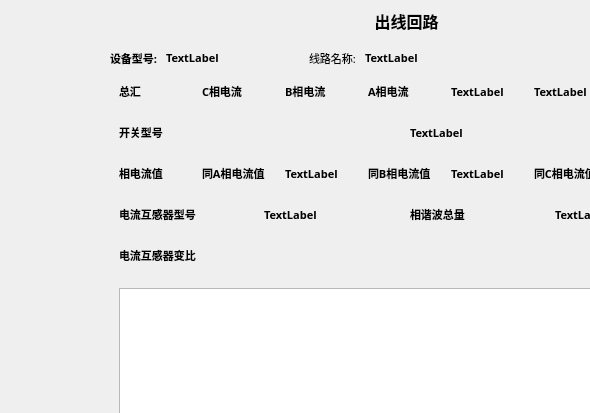
<?xml version="1.0" encoding="UTF-8"?>
<ui version="4.0">
 <class>BusBarPage</class>
 <widget class="QWidget" name="BusBarPage">
  <property name="geometry">
   <rect>
    <x>0</x>
    <y>0</y>
    <width>590</width>
    <height>413</height>
   </rect>
  </property>
  <property name="minimumSize">
   <size>
    <width>0</width>
    <height>0</height>
   </size>
  </property>
  <property name="maximumSize">
   <size>
    <width>16777215</width>
    <height>16777215</height>
   </size>
  </property>
  <property name="font">
   <font>
    <family>Agency FB</family>
    <pointsize>16</pointsize>
    <weight>75</weight>
    <bold>true</bold>
   </font>
  </property>
  <property name="windowTitle">
   <string>Form</string>
  </property>
  <widget class="QWidget" name="layoutWidget">
   <property name="geometry">
    <rect>
     <x>110</x>
     <y>0</y>
     <width>593</width>
     <height>484</height>
    </rect>
   </property>
   <layout class="QVBoxLayout" name="verticalLayout_2">
    <item>
     <widget class="QWidget" name="widget" native="true">
      <layout class="QVBoxLayout" name="verticalLayout">
       <item>
        <widget class="QLabel" name="titleLabel">
         <property name="font">
          <font>
           <pointsize>12</pointsize>
          </font>
         </property>
         <property name="text">
          <string>出线回路</string>
         </property>
         <property name="alignment">
          <set>Qt::AlignCenter</set>
         </property>
        </widget>
       </item>
      </layout>
     </widget>
    </item>
    <item>
     <widget class="QWidget" name="firstwidget" native="true">
      <property name="minimumSize">
       <size>
        <width>0</width>
        <height>20</height>
       </size>
      </property>
      <layout class="QHBoxLayout" name="horizontalLayout">
       <property name="leftMargin">
        <number>0</number>
       </property>
       <property name="topMargin">
        <number>0</number>
       </property>
       <property name="rightMargin">
        <number>0</number>
       </property>
       <property name="bottomMargin">
        <number>0</number>
       </property>
       <item>
        <widget class="QLabel" name="devicelabel">
         <property name="minimumSize">
          <size>
           <width>50</width>
           <height>0</height>
          </size>
         </property>
         <property name="maximumSize">
          <size>
           <width>50</width>
           <height>16777215</height>
          </size>
         </property>
         <property name="font">
          <font>
           <pointsize>8</pointsize>
          </font>
         </property>
         <property name="text">
          <string>设备型号:</string>
         </property>
        </widget>
       </item>
       <item>
        <widget class="QLabel" name="deviceDatalabel">
         <property name="maximumSize">
          <size>
           <width>137</width>
           <height>16777215</height>
          </size>
         </property>
         <property name="font">
          <font>
           <pointsize>8</pointsize>
          </font>
         </property>
         <property name="text">
          <string>TextLabel</string>
         </property>
        </widget>
       </item>
       <item>
        <widget class="QLabel" name="linelabel">
         <property name="minimumSize">
          <size>
           <width>50</width>
           <height>0</height>
          </size>
         </property>
         <property name="maximumSize">
          <size>
           <width>50</width>
           <height>16777215</height>
          </size>
         </property>
         <property name="font">
          <font>
           <family>微软雅黑</family>
           <pointsize>8</pointsize>
           <weight>50</weight>
           <bold>false</bold>
          </font>
         </property>
         <property name="text">
          <string>线路名称:</string>
         </property>
        </widget>
       </item>
       <item>
        <widget class="QLabel" name="lineDatalabel">
         <property name="maximumSize">
          <size>
           <width>16777215</width>
           <height>137</height>
          </size>
         </property>
         <property name="font">
          <font>
           <pointsize>8</pointsize>
          </font>
         </property>
         <property name="text">
          <string>TextLabel</string>
         </property>
        </widget>
       </item>
      </layout>
     </widget>
    </item>
    <item>
     <widget class="QWidget" name="secondwidget" native="true">
      <property name="font">
       <font>
        <pointsize>8</pointsize>
       </font>
      </property>
      <layout class="QHBoxLayout" name="horizontalLayout_2">
       <item>
        <widget class="QLabel" name="titlelabel">
         <property name="font">
          <font>
           <family>Agency FB</family>
           <pointsize>8</pointsize>
           <weight>75</weight>
           <bold>true</bold>
          </font>
         </property>
         <property name="text">
          <string>总汇</string>
         </property>
        </widget>
       </item>
       <item>
        <widget class="QLabel" name="clabel">
         <property name="text">
          <string>C相电流</string>
         </property>
        </widget>
       </item>
       <item>
        <widget class="QLabel" name="blabel">
         <property name="text">
          <string>B相电流</string>
         </property>
        </widget>
       </item>
       <item>
        <widget class="QLabel" name="alabel">
         <property name="text">
          <string>A相电流</string>
         </property>
        </widget>
       </item>
       <item>
        <widget class="QLabel" name="cDatalabel">
         <property name="text">
          <string>TextLabel</string>
         </property>
        </widget>
       </item>
       <item>
        <widget class="QLabel" name="bDatalabel">
         <property name="text">
          <string>TextLabel</string>
         </property>
        </widget>
       </item>
       <item>
        <widget class="QLabel" name="aDatalabel">
         <property name="text">
          <string>TextLabel</string>
         </property>
        </widget>
       </item>
      </layout>
     </widget>
    </item>
    <item>
     <widget class="QWidget" name="thirdwidget" native="true">
      <layout class="QHBoxLayout" name="horizontalLayout_3">
       <item>
        <widget class="QLabel" name="label">
         <property name="font">
          <font>
           <family>Agency FB</family>
           <pointsize>8</pointsize>
           <weight>75</weight>
           <bold>true</bold>
          </font>
         </property>
         <property name="text">
          <string>开关型号</string>
         </property>
        </widget>
       </item>
       <item>
        <widget class="QLabel" name="switchDatalabel">
         <property name="font">
          <font>
           <family>Agency FB</family>
           <pointsize>8</pointsize>
           <weight>75</weight>
           <bold>true</bold>
          </font>
         </property>
         <property name="text">
          <string>TextLabel</string>
         </property>
        </widget>
       </item>
      </layout>
     </widget>
    </item>
    <item>
     <widget class="QWidget" name="fourwidget" native="true">
      <layout class="QHBoxLayout" name="horizontalLayout_4">
       <item>
        <widget class="QLabel" name="xTitlelabel">
         <property name="font">
          <font>
           <pointsize>8</pointsize>
          </font>
         </property>
         <property name="text">
          <string>相电流值</string>
         </property>
        </widget>
       </item>
       <item>
        <widget class="QLabel" name="axlabel">
         <property name="font">
          <font>
           <pointsize>8</pointsize>
          </font>
         </property>
         <property name="text">
          <string>同A相电流值</string>
         </property>
        </widget>
       </item>
       <item>
        <widget class="QLabel" name="axDatalabel">
         <property name="font">
          <font>
           <pointsize>8</pointsize>
          </font>
         </property>
         <property name="text">
          <string>TextLabel</string>
         </property>
        </widget>
       </item>
       <item>
        <widget class="QLabel" name="bxlabel">
         <property name="font">
          <font>
           <pointsize>8</pointsize>
          </font>
         </property>
         <property name="text">
          <string>同B相电流值</string>
         </property>
        </widget>
       </item>
       <item>
        <widget class="QLabel" name="bxDatalabel">
         <property name="font">
          <font>
           <pointsize>8</pointsize>
          </font>
         </property>
         <property name="text">
          <string>TextLabel</string>
         </property>
        </widget>
       </item>
       <item>
        <widget class="QLabel" name="cxlabel">
         <property name="font">
          <font>
           <pointsize>8</pointsize>
          </font>
         </property>
         <property name="text">
          <string>同C相电流值</string>
         </property>
        </widget>
       </item>
       <item>
        <widget class="QLabel" name="cxDatalabel">
         <property name="font">
          <font>
           <pointsize>8</pointsize>
          </font>
         </property>
         <property name="text">
          <string>TextLabel</string>
         </property>
        </widget>
       </item>
      </layout>
     </widget>
    </item>
    <item>
     <widget class="QWidget" name="fivewidget" native="true">
      <layout class="QHBoxLayout" name="horizontalLayout_5">
       <item>
        <widget class="QLabel" name="trModellabel">
         <property name="font">
          <font>
           <pointsize>8</pointsize>
          </font>
         </property>
         <property name="text">
          <string>电流互感器型号</string>
         </property>
        </widget>
       </item>
       <item>
        <widget class="QLabel" name="trDatalabel">
         <property name="font">
          <font>
           <pointsize>8</pointsize>
          </font>
         </property>
         <property name="text">
          <string>TextLabel</string>
         </property>
        </widget>
       </item>
       <item>
        <widget class="QLabel" name="xharmoniclabel">
         <property name="font">
          <font>
           <pointsize>8</pointsize>
          </font>
         </property>
         <property name="text">
          <string>相谐波总量</string>
         </property>
        </widget>
       </item>
       <item>
        <widget class="QLabel" name="xharmonicDatalabel">
         <property name="font">
          <font>
           <pointsize>8</pointsize>
          </font>
         </property>
         <property name="text">
          <string>TextLabel</string>
         </property>
        </widget>
       </item>
      </layout>
     </widget>
    </item>
    <item>
     <widget class="QWidget" name="sixwidget" native="true">
      <property name="font">
       <font>
        <pointsize>8</pointsize>
       </font>
      </property>
      <layout class="QHBoxLayout" name="horizontalLayout_6">
       <item>
        <widget class="QLabel" name="trModellabelTitle">
         <property name="text">
          <string>电流互感器变比</string>
         </property>
        </widget>
       </item>
      </layout>
     </widget>
    </item>
    <item>
     <widget class="QWidget" name="sevenwidget" native="true">
      <property name="font">
       <font>
        <pointsize>8</pointsize>
       </font>
      </property>
      <layout class="QHBoxLayout" name="horizontalLayout_7">
       <item>
        <widget class="QListWidget" name="harmoniclistWidget"/>
       </item>
      </layout>
     </widget>
    </item>
   </layout>
  </widget>
 </widget>
 <resources/>
 <connections/>
</ui>
